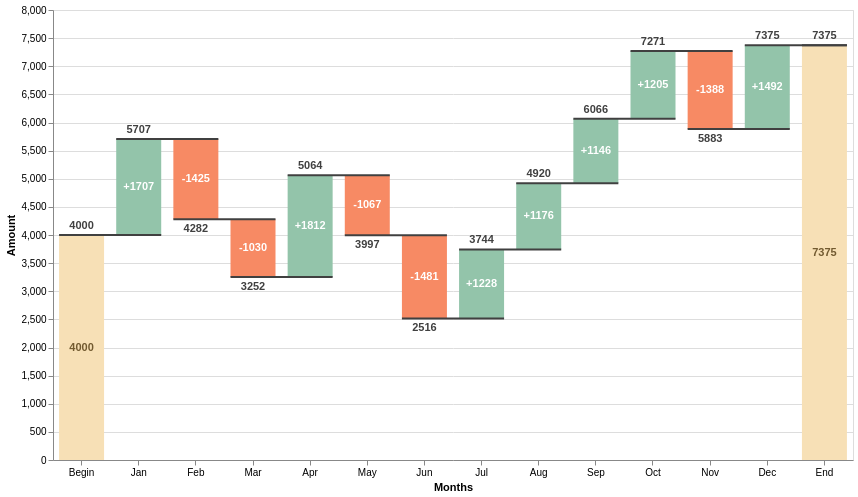

Here is the Vega-Lite specification saved for this chart:
### Vega specification from a JSON file in a GitHub repository (floating-point values rounded to 4 significant figures)
{"$schema": "https://vega.github.io/schema/vega/v6.json", "background": "white", "padding": 5, "width": 800, "height": 450, "style": "cell", "data": [{"name": "source_0", "values": [{"label": "Begin", "amount": 4000}, {"label": "Jan", "amount": 1707}, {"label": "Feb", "amount": -1425}, {"label": "Mar", "amount": -1030}, {"label": "Apr", "amount": 1812}, {"label": "May", "amount": -1067}, {"label": "Jun", "amount": -1481}, {"label": "Jul", "amount": 1228}, {"label": "Aug", "amount": 1176}, {"label": "Sep", "amount": 1146}, {"label": "Oct", "amount": 1205}, {"label": "Nov", "amount": -1388}, {"label": "Dec", "amount": 1492}, {"label": "End", "amount": 0}]}, {"name": "data_0", "source": "source_0", "transform": [{"type": "window", "params": [null], "as": ["sum"], "ops": ["sum"], "fields": ["amount"], "sort": {"field": [], "order": []}}, {"type": "window", "params": [null], "as": ["lead"], "ops": ["lead"], "fields": ["label"], "sort": {"field": [], "order": []}}, {"type": "formula", "expr": "datum.lead === null ? datum.label : datum.lead", "as": "lead"}, {"type": "formula", "expr": "datum.label === 'End' ? 0 : datum.sum - datum.amount", "as": "previous_sum"}, {"type": "formula", "expr": "datum.label === 'End' ? datum.sum : datum.amount", "as": "amount"}, {"type": "formula", "expr": "(datum.label !== 'Begin' && datum.label !== 'End' && datum.amount > 0 ? '+' : '') + datum.amount", "as": "text_amount"}, {"type": "formula", "expr": "(datum.sum + datum.previous_sum) / 2", "as": "center"}]}, {"name": "data_1", "source": "data_0", "transform": [{"type": "filter", "expr": "isValid(datum[\"previous_sum\"]) && isFinite(+datum[\"previous_sum\"])"}]}, {"name": "data_2", "source": "data_0", "transform": [{"type": "filter", "expr": "isValid(datum[\"sum\"]) && isFinite(+datum[\"sum\"])"}]}, {"name": "data_3", "source": "data_0", "transform": [{"type": "filter", "expr": "isValid(datum[\"center\"]) && isFinite(+datum[\"center\"])"}]}], "marks": [{"name": "layer_0_marks", "type": "rect", "style": ["bar"], "from": {"data": "data_1"}, "encode": {"update": {"fill": [{"test": "datum.label === 'Begin' || datum.label === 'End'", "value": "#f7e0b6"}, {"test": "datum.sum < datum.previous_sum", "value": "#f78a64"}, {"value": "#93c4aa"}], "ariaRoleDescription": {"value": "bar"}, "description": {"signal": "\"label: \" + (isValid(datum[\"label\"]) ? isArray(datum[\"label\"]) ? join(datum[\"label\"], ' ') : datum[\"label\"] : \"\"+datum[\"label\"]) + \"; Amount: \" + (format(datum[\"previous_sum\"], \"\")) + \"; sum: \" + (format(datum[\"sum\"], \"\"))"}, "xc": {"scale": "x", "field": "label", "band": 0.5}, "width": {"value": 45}, "y": {"scale": "y", "field": "previous_sum"}, "y2": {"scale": "y", "field": "sum"}}}}, {"name": "layer_1_marks", "type": "rule", "style": ["rule"], "from": {"data": "data_2"}, "encode": {"update": {"opacity": {"value": 1}, "strokeWidth": {"value": 2}, "stroke": {"value": "#404040"}, "description": {"signal": "\"label: \" + (isValid(datum[\"label\"]) ? isArray(datum[\"label\"]) ? join(datum[\"label\"], ' ') : datum[\"label\"] : \"\"+datum[\"label\"]) + \"; sum: \" + (format(datum[\"sum\"], \"\")) + \"; lead: \" + (isValid(datum[\"lead\"]) ? isArray(datum[\"lead\"]) ? join(datum[\"lead\"], ' ') : datum[\"lead\"] : \"\"+datum[\"lead\"])"}, "x": {"scale": "x", "field": "label", "offset": -22.5, "band": 0.5}, "x2": {"scale": "x", "field": "lead", "offset": 22.5, "band": 0.5}, "y": {"scale": "y", "field": "sum"}}}}, {"name": "layer_2_marks", "type": "text", "style": ["text"], "from": {"data": "data_2"}, "encode": {"update": {"baseline": {"signal": "datum.amount >= 0 ? 'bottom' : 'top'"}, "dy": {"signal": "datum.amount >= 0 ? -4 : 4"}, "fill": {"value": "#404040"}, "description": {"signal": "\"label: \" + (isValid(datum[\"label\"]) ? isArray(datum[\"label\"]) ? join(datum[\"label\"], ' ') : datum[\"label\"] : \"\"+datum[\"label\"]) + \"; sum: \" + (format(datum[\"sum\"], \"\"))"}, "x": {"scale": "x", "field": "label", "band": 0.5}, "y": {"scale": "y", "field": "sum"}, "text": {"signal": "isValid(datum[\"sum\"]) ? datum[\"sum\"] : \"\"+datum[\"sum\"]"}, "align": {"value": "center"}}}}, {"name": "layer_3_marks", "type": "text", "style": ["text"], "from": {"data": "data_3"}, "encode": {"update": {"baseline": {"value": "middle"}, "fontWeight": {"value": "bold"}, "fill": [{"test": "datum.label === 'Begin' || datum.label === 'End'", "value": "#725a30"}, {"value": "white"}], "description": {"signal": "\"label: \" + (isValid(datum[\"label\"]) ? isArray(datum[\"label\"]) ? join(datum[\"label\"], ' ') : datum[\"label\"] : \"\"+datum[\"label\"]) + \"; center: \" + (format(datum[\"center\"], \"\")) + \"; text_amount: \" + (isValid(datum[\"text_amount\"]) ? isArray(datum[\"text_amount\"]) ? join(datum[\"text_amount\"], ' ') : datum[\"text_amount\"] : \"\"+datum[\"text_amount\"])"}, "x": {"scale": "x", "field": "label", "band": 0.5}, "y": {"scale": "y", "field": "center"}, "text": {"signal": "isValid(datum[\"text_amount\"]) ? datum[\"text_amount\"] : \"\"+datum[\"text_amount\"]"}, "align": {"value": "center"}}}}], "scales": [{"name": "x", "type": "band", "domain": {"fields": [{"data": "data_1", "field": "label"}, {"data": "data_2", "field": "label"}, {"data": "data_2", "field": "lead"}, {"data": "data_3", "field": "label"}]}, "range": [0, {"signal": "width"}], "paddingInner": 0.1, "paddingOuter": 0.05}, {"name": "y", "type": "linear", "domain": {"fields": [{"data": "data_1", "field": "previous_sum"}, {"data": "data_1", "field": "sum"}, {"data": "data_2", "field": "sum"}, {"data": "data_3", "field": "center"}]}, "range": [{"signal": "height"}, 0], "nice": true, "zero": true}], "axes": [{"scale": "y", "orient": "left", "gridScale": "x", "grid": true, "tickCount": {"signal": "ceil(height/40)"}, "domain": false, "labels": false, "aria": false, "maxExtent": 0, "minExtent": 0, "ticks": false, "zindex": 0}, {"scale": "x", "orient": "bottom", "grid": false, "title": "Months", "labelAngle": 0, "labelBaseline": "top", "zindex": 0}, {"scale": "y", "orient": "left", "grid": false, "title": "Amount", "labelOverlap": true, "tickCount": {"signal": "ceil(height/40)"}, "zindex": 0}], "config": {"style": {"text": {"fontWeight": "bold"}}}}
